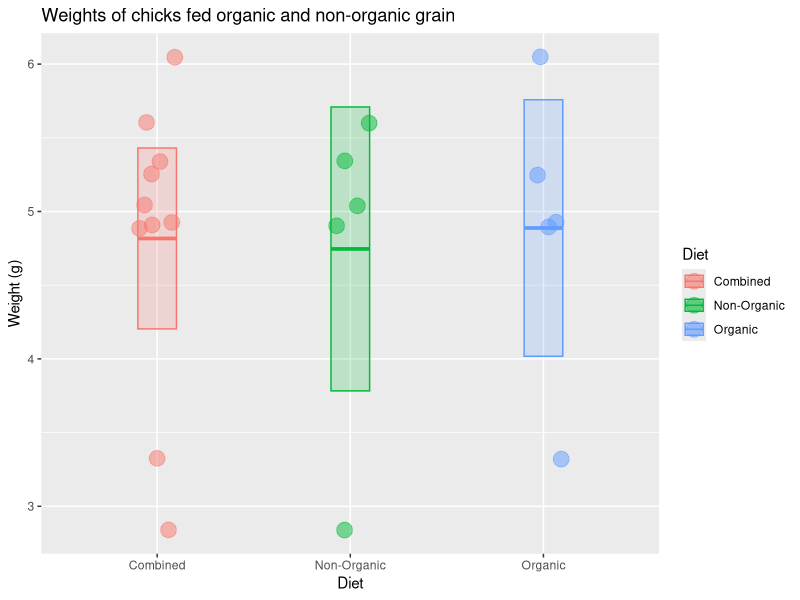

Generate this figure with R: (Note: this script raises an error after producing the figure.)
## ---- chunk 1
x <- c(6.05, 4.89, 3.32, 4.93, 5.25, 5.04, 4.91, 2.84, 5.60, 5.34)
## ---- chunk 2
length(x)
median(x)
mean(x)
sd(x)
## ---- chunk 3
n <- length(x)
sem <- sd(x) / sqrt(n)
## ---- chunk 4
mean(x) + 1.96 * sem 
mean(x) - 1.96 * sem  
c(mean(x) + 1.96 * sem, mean(x) - 1.96 * sem)
## ---- chunk 5
x <- c(6.05, 4.89, 3.32, 4.93, 5.25, 5.04, 4.91, 2.84, 5.60, 5.34)
library(tidyverse)
# check to make sure you did the part above correctly
# if not, generate some fake x data
if (!exists("x") | !is.numeric(x) | !length(x) == 10) x <- rep(1, 10)
# put the chick data into a data frame
chick_data <-
  tibble::tibble(
    diet = rep(c("Combined", "Combined", "Organic", "Non-Organic"), each = 5),
    weight = c(x, x)
  )
# summarize the chick weights by diet
chick_summary <-
  chick_data %>% 
  group_by(diet) %>% 
  summarize(
    mean = mean(weight),
    median = median(weight),
    sd = sd(weight),
    n = n(),
    sem = sd / sqrt(n),
    upper = mean + 1.96 * sem,   # upper confidence limit
    lower = mean - 1.96 * sem,   # lower confidence limit
    .groups = "drop"
  )
# plot chick weights
ggplot(chick_data, aes(x = diet, y = weight, color = diet, fill = diet)) +
  geom_jitter(size = 5, shape = 21, alpha = 0.5, width = 0.1) +
  geom_crossbar(
    mapping = aes(ymin = lower, ymax = upper, y = mean), 
    data = chick_summary,
    width = 0.2, alpha = 0.2
  ) +
  labs(
    title = "Weights of chicks fed organic and non-organic grain",
    x = "Diet",
    color = "Diet",
    fill = "Diet",
    y = "Weight (g)"
  )
## ---- chunk 6
sessioninfo::session_info()
